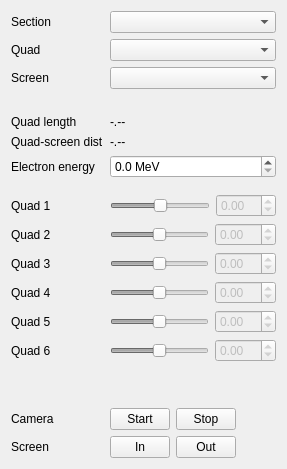
     <widget class="QWidget" name="quad_tab">
      <attribute name="title">
       <string>Magnets</string>
      </attribute>
      <layout class="QHBoxLayout" name="horizontalLayout_5">
       <item>
        <layout class="QGridLayout" name="gridLayout">
         <item row="15" column="0">
          <widget class="QLabel" name="label_7">
           <property name="text">
            <string>Camera</string>
           </property>
          </widget>
         </item>
         <item row="11" column="0">
          <widget class="QLabel" name="quad4_label">
           <property name="text">
            <string>Quad 4</string>
           </property>
          </widget>
         </item>
         <item row="2" column="0">
          <widget class="QLabel" name="label_3">
           <property name="text">
            <string>Screen</string>
           </property>
          </widget>
         </item>
         <item row="16" column="1">
          <layout class="QHBoxLayout" name="horizontalLayout_4">
           <item>
            <widget class="QPushButton" name="screen_in_button">
             <property name="maximumSize">
              <size>
               <width>60</width>
               <height>16777215</height>
              </size>
             </property>
             <property name="text">
              <string>In</string>
             </property>
            </widget>
           </item>
           <item>
            <widget class="QPushButton" name="screen_out_button">
             <property name="maximumSize">
              <size>
               <width>60</width>
               <height>16777215</height>
              </size>
             </property>
             <property name="text">
              <string>Out</string>
             </property>
            </widget>
           </item>
           <item>
            <spacer name="horizontalSpacer_3">
             <property name="orientation">
              <enum>Qt::Horizontal</enum>
             </property>
             <property name="sizeHint" stdset="0">
              <size>
               <width>40</width>
               <height>20</height>
              </size>
             </property>
            </spacer>
           </item>
          </layout>
         </item>
         <item row="6" column="1">
          <widget class="QDoubleSpinBox" name="electron_energy_spinbox">
           <property name="suffix">
            <string> MeV</string>
           </property>
           <property name="decimals">
            <number>1</number>
           </property>
           <property name="maximum">
            <double>5000.000000000000000</double>
           </property>
          </widget>
         </item>
         <item row="1" column="1">
          <widget class="QComboBox" name="quad_combobox"/>
         </item>
         <item row="12" column="1">
          <layout class="QHBoxLayout" name="horizontalLayout_23">
           <item>
            <widget class="QSlider" name="quad5_slider">
             <property name="enabled">
              <bool>false</bool>
             </property>
             <property name="value">
              <number>50</number>
             </property>
             <property name="orientation">
              <enum>Qt::Horizontal</enum>
             </property>
            </widget>
           </item>
           <item>
            <widget class="QDoubleSpinBox" name="quad5_spinbox">
             <property name="enabled">
              <bool>false</bool>
             </property>
             <property name="minimum">
              <double>-99.000000000000000</double>
             </property>
             <property name="singleStep">
              <double>0.050000000000000</double>
             </property>
            </widget>
           </item>
          </layout>
         </item>
         <item row="0" column="0">
          <widget class="QLabel" name="label">
           <property name="text">
            <string>Section</string>
           </property>
          </widget>
         </item>
         <item row="5" column="0">
          <widget class="QLabel" name="label_5">
           <property name="text">
            <string>Quad-screen dist</string>
           </property>
          </widget>
         </item>
         <item row="2" column="1">
          <widget class="QComboBox" name="screen_combobox"/>
         </item>
         <item row="3" column="0">
          <spacer name="verticalSpacer">
           <property name="orientation">
            <enum>Qt::Vertical</enum>
           </property>
           <property name="sizeType">
            <enum>QSizePolicy::Preferred</enum>
           </property>
           <property name="sizeHint" stdset="0">
            <size>
             <width>20</width>
             <height>20</height>
            </size>
           </property>
          </spacer>
         </item>
         <item row="5" column="1">
          <widget class="QLabel" name="quad_screen_dist_label">
           <property name="text">
            <string>-.--</string>
           </property>
          </widget>
         </item>
         <item row="1" column="0">
          <widget class="QLabel" name="label_2">
           <property name="text">
            <string>Quad</string>
           </property>
          </widget>
         </item>
         <item row="10" column="0">
          <widget class="QLabel" name="quad3_label">
           <property name="text">
            <string>Quad 3</string>
           </property>
          </widget>
         </item>
         <item row="12" column="0">
          <widget class="QLabel" name="quad5_label">
           <property name="text">
            <string>Quad 5</string>
           </property>
          </widget>
         </item>
         <item row="15" column="1">
          <layout class="QHBoxLayout" name="horizontalLayout_3">
           <item>
            <widget class="QPushButton" name="camera_start_button">
             <property name="maximumSize">
              <size>
               <width>60</width>
               <height>16777215</height>
              </size>
             </property>
             <property name="text">
              <string>Start</string>
             </property>
            </widget>
           </item>
           <item>
            <widget class="QPushButton" name="camera_stop_button">
             <property name="maximumSize">
              <size>
               <width>60</width>
               <height>16777215</height>
              </size>
             </property>
             <property name="text">
              <string>Stop</string>
             </property>
            </widget>
           </item>
           <item>
            <spacer name="horizontalSpacer_2">
             <property name="orientation">
              <enum>Qt::Horizontal</enum>
             </property>
             <property name="sizeHint" stdset="0">
              <size>
               <width>40</width>
               <height>20</height>
              </size>
             </property>
            </spacer>
           </item>
          </layout>
         </item>
         <item row="7" column="0">
          <spacer name="verticalSpacer_8">
           <property name="orientation">
            <enum>Qt::Vertical</enum>
           </property>
           <property name="sizeType">
            <enum>QSizePolicy::Fixed</enum>
           </property>
           <property name="sizeHint" stdset="0">
            <size>
             <width>20</width>
             <height>10</height>
            </size>
           </property>
          </spacer>
         </item>
         <item row="6" column="0">
          <widget class="QLabel" name="label_6">
           <property name="text">
            <string>Electron energy</string>
           </property>
          </widget>
         </item>
         <item row="11" column="1">
          <layout class="QHBoxLayout" name="horizontalLayout_22">
           <item>
            <widget class="QSlider" name="quad4_slider">
             <property name="enabled">
              <bool>false</bool>
             </property>
             <property name="value">
              <number>50</number>
             </property>
             <property name="orientation">
              <enum>Qt::Horizontal</enum>
             </property>
            </widget>
           </item>
           <item>
            <widget class="QDoubleSpinBox" name="quad4_spinbox">
             <property name="enabled">
              <bool>false</bool>
             </property>
             <property name="minimum">
              <double>-99.000000000000000</double>
             </property>
             <property name="singleStep">
              <double>0.050000000000000</double>
             </property>
            </widget>
           </item>
          </layout>
         </item>
         <item row="0" column="1">
          <widget class="QComboBox" name="section_combobox"/>
         </item>
         <item row="4" column="1">
          <widget class="QLabel" name="quad_length_label">
           <property name="text">
            <string>-.--</string>
           </property>
          </widget>
         </item>
         <item row="14" column="0">
          <spacer name="verticalSpacer_2">
           <property name="orientation">
            <enum>Qt::Vertical</enum>
           </property>
           <property name="sizeHint" stdset="0">
            <size>
             <width>20</width>
             <height>40</height>
            </size>
           </property>
          </spacer>
         </item>
         <item row="10" column="1">
          <layout class="QHBoxLayout" name="horizontalLayout_21">
           <item>
            <widget class="QSlider" name="quad3_slider">
             <property name="enabled">
              <bool>false</bool>
             </property>
             <property name="value">
              <number>50</number>
             </property>
             <property name="orientation">
              <enum>Qt::Horizontal</enum>
             </property>
            </widget>
           </item>
           <item>
            <widget class="QDoubleSpinBox" name="quad3_spinbox">
             <property name="enabled">
              <bool>false</bool>
             </property>
             <property name="minimum">
              <double>-99.000000000000000</double>
             </property>
             <property name="singleStep">
              <double>0.050000000000000</double>
             </property>
            </widget>
           </item>
          </layout>
         </item>
         <item row="9" column="0">
          <widget class="QLabel" name="quad2_label">
           <property name="text">
            <string>Quad 2</string>
           </property>
          </widget>
         </item>
         <item row="9" column="1">
          <layout class="QHBoxLayout" name="horizontalLayout_20">
           <item>
            <widget class="QSlider" name="quad2_slider">
             <property name="enabled">
              <bool>false</bool>
             </property>
             <property name="value">
              <number>50</number>
             </property>
             <property name="orientation">
              <enum>Qt::Horizontal</enum>
             </property>
            </widget>
           </item>
           <item>
            <widget class="QDoubleSpinBox" name="quad2_spinbox">
             <property name="enabled">
              <bool>false</bool>
             </property>
             <property name="minimum">
              <double>-99.000000000000000</double>
             </property>
             <property name="singleStep">
              <double>0.050000000000000</double>
             </property>
            </widget>
           </item>
          </layout>
         </item>
         <item row="16" column="0">
          <widget class="QLabel" name="label_8">
           <property name="text">
            <string>Screen</string>
           </property>
          </widget>
         </item>
         <item row="8" column="0">
          <widget class="QLabel" name="quad1_label">
           <property name="text">
            <string>Quad 1</string>
           </property>
          </widget>
         </item>
         <item row="4" column="0">
          <widget class="QLabel" name="label_4">
           <property name="text">
            <string>Quad length</string>
           </property>
          </widget>
         </item>
         <item row="8" column="1">
          <layout class="QHBoxLayout" name="horizontalLayout_19">
           <item>
            <widget class="QSlider" name="quad1_slider">
             <property name="enabled">
              <bool>false</bool>
             </property>
             <property name="value">
              <number>50</number>
             </property>
             <property name="orientation">
              <enum>Qt::Horizontal</enum>
             </property>
            </widget>
           </item>
           <item>
            <widget class="QDoubleSpinBox" name="quad1_spinbox">
             <property name="enabled">
              <bool>false</bool>
             </property>
             <property name="maximumSize">
              <size>
               <width>60</width>
               <height>16777215</height>
              </size>
             </property>
             <property name="minimum">
              <double>-99.000000000000000</double>
             </property>
             <property name="singleStep">
              <double>0.050000000000000</double>
             </property>
            </widget>
           </item>
          </layout>
         </item>
         <item row="13" column="0">
          <widget class="QLabel" name="quad6_label">
           <property name="text">
            <string>Quad 6</string>
           </property>
          </widget>
         </item>
         <item row="13" column="1">
          <layout class="QHBoxLayout" name="horizontalLayout_24">
           <item>
            <widget class="QSlider" name="quad6_slider">
             <property name="enabled">
              <bool>false</bool>
             </property>
             <property name="value">
              <number>50</number>
             </property>
             <property name="orientation">
              <enum>Qt::Horizontal</enum>
             </property>
            </widget>
           </item>
           <item>
            <widget class="QDoubleSpinBox" name="quad6_spinbox">
             <property name="enabled">
              <bool>false</bool>
             </property>
             <property name="minimum">
              <double>-99.000000000000000</double>
             </property>
             <property name="singleStep">
              <double>0.050000000000000</double>
             </property>
            </widget>
           </item>
          </layout>
         </item>
        </layout>
       </item>
      </layout>
     </widget>
